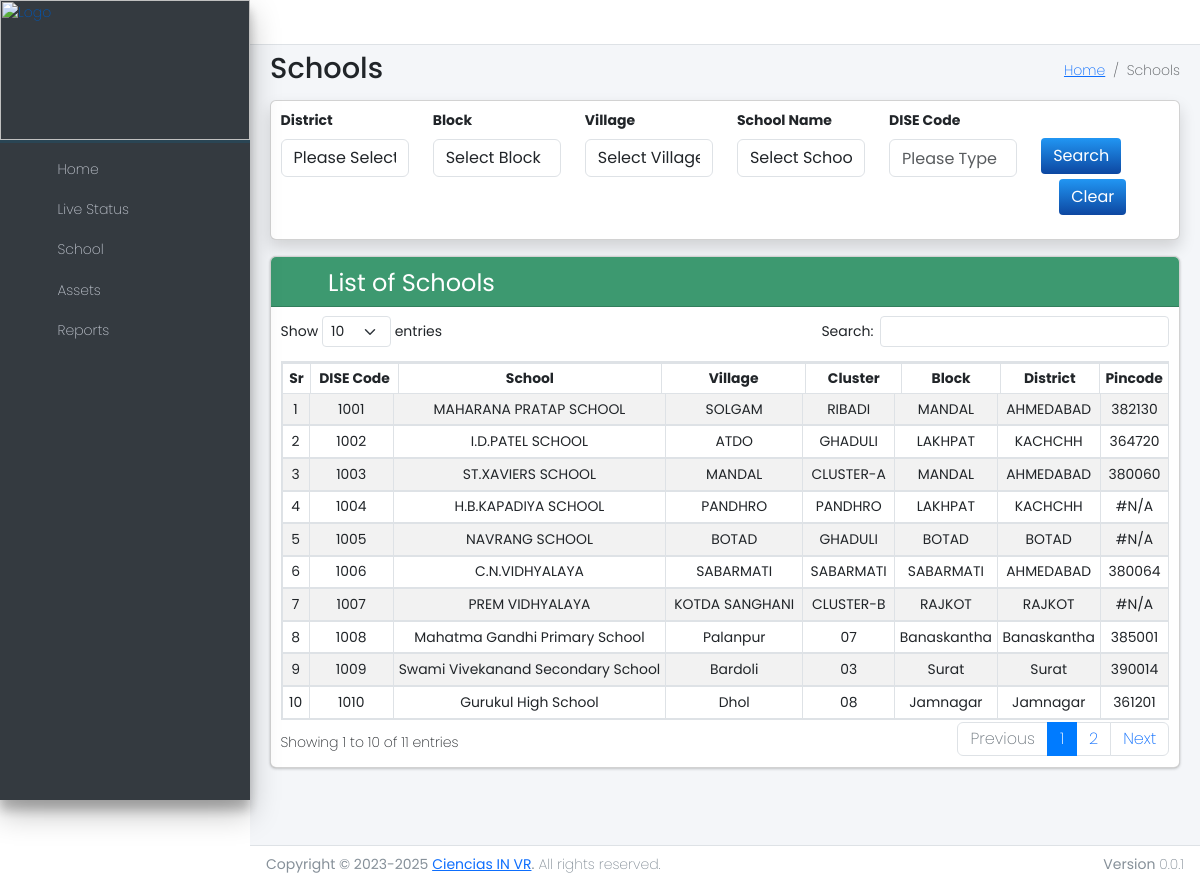
Screenshot of /school/ with the database file from the repository.
### monitor/models.py (models this page shows, shortened)
class School(models.Model):
    dise_code = models.CharField(max_length=20, primary_key=True)
    school_name = models.CharField(max_length=100)
    cluster = models.CharField(max_length=100)
    village = models.CharField(max_length=100)
    block = models.CharField(max_length=100)
    district = models.CharField(max_length=100)
    pincode = models.CharField(max_length=10)
    principleName = models.CharField(max_length=100)
    phone = models.CharField(max_length=15)

### monitor/views.py (the view, shortened to what this page needs)
# urls.py: path('school/', views.school, name='school'),
def school(request):
    selected_district = request.POST.get('district', '').strip()
    selected_block = request.POST.get('block', '').strip()
    selected_village = request.POST.get('village', '').strip()
    selected_school = request.POST.get('school', '').strip()
    dise_code = request.POST.get('dise', '').strip()
    page_number = int(request.POST.get('page', 0))
    queryset = School.objects.all()
    if selected_school:
        queryset = queryset.filter(school_name=selected_school)
    elif selected_village:
        queryset = queryset.filter(village=selected_village)
    elif selected_block:
        queryset = queryset.filter(block=selected_block)
    elif selected_district:
        queryset = queryset.filter(district=selected_district)
    elif dise_code:
        queryset = queryset.filter(dise_code=dise_code)
    total = queryset.count()
    paginator = Paginator(queryset, 100)
    page_obj = paginator.get_page(page_number + 1)
    districts = School.objects.values_list('district', flat=True).distinct().order_by('district')
    blocks = School.objects.filter(district=selected_district).values_list('block', flat=True).distinct().order_by('block') if selected_district else []
    villages = School.objects.filter(block=selected_block).values_list('village', flat=True).distinct().order_by('village') if selected_block else []
    schools = School.objects.filter(village=selected_village).values_list('school_name', flat=True).distinct().order_by('school_name') if selected_village else []
    return render(request, 'monitor/school.html', {
        'table_data': page_obj.object_list,  # ✅ Must pass this for the table
        'tot': total,
        'page': page_number,
        'startPage': page_number == 0,
        'endPage': page_number + 1 >= paginator.num_pages,
        'districts': districts,
        'blocks': blocks,
        'villages': villages,
        'schools': schools,
        'selected_district': selected_district,
        'selected_block': selected_block,
        'selected_village': selected_village,
        'selected_school': selected_school,
        'dise': dise_code,
    })

### templates/monitor/school.html (shortened to what this page needs)
{% include 'monitor/navbar.html' %}
{% load static %}
<!DOCTYPE html>
<html lang="en">
<head>
    <link rel="stylesheet" href="{%static 'plugins/fontawesome-free/css/all.min.css'%}" />
    <link rel="stylesheet" href="{%static 'dist/css/adminlte.min.css'%}" />
    <link rel="stylesheet" href="{%static 'plugins/select2/css/select2.min.css'%}">
    <link rel="stylesheet" href="{%static 'plugins/select2-bootstrap4-theme/select2-bootstrap4.min.css'%}">
    <link rel="stylesheet" type="text/css" href="https://cdnjs.cloudflare.com/ajax/libs/twitter-bootstrap/5.3.0/css/bootstrap.min.css">
    <link rel="stylesheet" type="text/css" href="https://cdn.datatables.net/1.13.7/css/dataTables.bootstrap5.min.css">
    <link rel="stylesheet" type="text/css"
        href="https://cdnjs.cloudflare.com/ajax/libs/twitter-bootstrap/5.3.0/css/bootstrap.min.css">
    <link rel="stylesheet" type="text/css" href="https://cdn.datatables.net/1.13.7/css/dataTables.bootstrap5.min.css">
</head>
<body class="hold-transition sidebar-mini layout-fixed">
    <div class="wrapper">
        <div class="content-wrapper" id="content-wrapper">
            <div class="content-header">
                <div class="container-fluid">
                    <div class="row mb-2">
                        <div class="col-sm-6">
                            <h1 class="m-0">Schools</h1>
                        </div>
                        <div class="col-sm-6" style="padding-top: 5px;">
                            <ol class="breadcrumb float-sm-right">
                                <li class="breadcrumb-item"><a href="{%url 'index'%}">Home</a></li>
                                <li class="breadcrumb-item active">Schools</li>
                            </ol>
                        </div>
                    </div>
                </div>
            </div>
            <section class="content">
                <div class="container-fluid">
                    <div class="card card-default  shadow">
                        <div class="card-body">
                            <form action="#" method="POST" id="myform">
                                <div class="row">
                                    <div class="col-md-2">
                                        <div class="form-group">
                                            <label>District</label>
                                            <select class="form-control select2bs4" style="width: 100%" id="district" name="district" onchange="document.getElementById('myform').submit();">
                                                <option value="">Please Select</option>
                                            </select>
                                        </div>
                                    </div>
                                    <div class="col-md-2">
                                        <div class="form-group">
                                            <label>Block</label>
                                            <select class="form-control select2bs4" style="width: 100%" name="block"
                                                onchange="document.getElementById('myform').submit();">
                                            <option value="">Select Block</option>
                                            </select>
                                        </div>
                                    </div>
                                    <div class="col-md-2">
                                        <div class="form-group">
                                            <label>Village</label>
                                            <select class="form-control select2bs4" style="width: 100%" name="village"
                                                onchange="document.getElementById('myform').submit();">
                                                <option value="">Select Village</option>
                                            </select>
                                        </div>
                                    </div>
                                    <div class="col-md-2">
                                        <div class="form-group">
                                            <label>School Name</label>
                                            <select class="form-control select2bs4" style="width: 100%" name="school"onchange="document.getElementById('myform').submit();">
                                                <option value="">Select School</option>
                                            </select>
                                        </div>
                                    </div>
                                    <div class="col-md-2">
                                        <div class="form-group">
                                            <label>DISE Code</label>
                                            <input type="text" name="dise" class="form-control" placeholder="Please Type" style="width: 100%"value="{{ dise }}">
                                        </div>
                                    </div>
                                    <div class="col-md-2 pt-1">
                                        <div class="form-group ">
                                            <input type="submit" style="margin-top: 5px;"
                                                class="btn bg rounded-1 btn-primary mt-4 btn-md w-40 float-left  "
                                                name="generate" value="Search">
                                        </div>
                                        <div class="form-group pt-1">
                                            <input type="submit" style="margin-top:5px; margin-left:18px"
                                                class="btn bg rounded-1 btn-primary btn-md w-40 float-left  "
                                                name="clear" value="Clear">
                                        </div>
                                    </div>
                                </div>
                            </form>
                        </div>
                    </div>
                    <div class="row">
                        <section class="col-lg-12">
                            <div class="card">
                                <div class="card-header bg-olive">
                                    <h3 class="card-title pt-1"><i class="fas fa-list mr-3"></i> List of Schools</h3>
                                </div>
                                <div class="card-body ">
                                    <div class="table-responsive  " style="height: auto; max-height: 480px;overflow-y: scroll;">
                                        <div class="tale-container">
                                        <table class="table table-head-fixed table-striped text-nowrap  table-bordered " id="myTable"  style="top: 0; width: 100%">
                                            <thead class="fixed-header">
                                                <tr>
                                                    <th class="text-center">Sr</th>
                                                    <th class="text-center">DISE Code</th>
                                                    <th class="text-center">School</th>
                                                    <th class="text-center">Village</th>
                                                    <th class="text-center">Cluster</th>
                                                    <th class="text-center">Block</th>
                                                    <th class="text-center">District</th>
                                                    <th class="text-center">Pincode</th>
                                                </tr>
                                            </thead>
                                            <tbody>
                                               {% for asset in table_data %}
                                                    <tr>
                                                        <td class="text-center">{{ forloop.counter }}</td>
                                                        <td class="text-center">{{ asset.dise_code }}</td>
                                                        <td class="text-center">{{ asset.school_name }}</td>
                                                        <td class="text-center">{{ asset.village }}</td>
                                                        <td class="text-center">{{ asset.cluster }}</td>
                                                        <td class="text-center">{{ asset.block }}</td>
                                                        <td class="text-center">{{ asset.district }}</td>
                                                        <td class="text-center">{{ asset.pincode }}</td>
                                                   </tr>
                                                {% endfor %}
                                            </tbody>
                                        </table>
                                        </div>
                                    </div>
                                </div>
                            </div>
                        </section>
                    </div>
                </div>
            </section>
        </div>
        <footer class="main-footer">
            <strong>Copyright &copy; 2023-2025
                <a href="https://cienciasvr.com/" target="_blank">Ciencias IN VR</a>.</strong>
            All rights reserved.
            <div class="float-right d-none d-sm-inline-block">
                <b>Version</b> 0.0.1
            </div>
        </footer>
    </div>
</body>
</html>

### templates/monitor/school.html (style rules this page uses)
.card-body { padding: 0.6rem; }
.card-header { padding: 0.5rem 1rem; }
.content-header { padding: 6px 0.5rem; }
.main-footer { padding: 0.5rem 1rem; }
table, td, th { font-size: 13.9px; }
body { font-family: 'Poppins', sans-serif; font-weight: 200; font-size: 14px; }
.card-title { float: left; font-size: 1.5rem; font-weight: 400; margin: 0; }
.bg { background: linear-gradient(to bottom, #2196F3, #0D47A1); border: none; }
.fixed-header { position: sticky; top: 0; z-index: 1000; }
.table td, .table th { padding: 0.3rem; vertical-align: center; border-top: 1px solid #dee2e6; }

### rows the page displays
School: dise_code "1001", school_name "MAHARANA PRATAP SCHOOL", village "SOLGAM", cluster "RIBADI", block "MANDAL", district "AHMEDABAD", pincode "382130"
School: dise_code "1002", school_name "I.D.PATEL SCHOOL", village "ATDO", cluster "GHADULI", block "LAKHPAT", district "KACHCHH", pincode "364720"
School: dise_code "1003", school_name "ST.XAVIERS SCHOOL", village "MANDAL", cluster "CLUSTER-A", block "MANDAL", district "AHMEDABAD", pincode "380060"
School: dise_code "1004", school_name "H.B.KAPADIYA SCHOOL", village "PANDHRO", cluster "PANDHRO", block "LAKHPAT", district "KACHCHH", pincode "#N/A"
School: dise_code "1005", school_name "NAVRANG SCHOOL", village "BOTAD", cluster "GHADULI", block "BOTAD", district "BOTAD", pincode "#N/A"
School: dise_code "1006", school_name "C.N.VIDHYALAYA", village "SABARMATI", cluster "SABARMATI", block "SABARMATI", district "AHMEDABAD", pincode "380064"
School: dise_code "1007", school_name "PREM VIDHYALAYA", village "KOTDA SANGHANI", cluster "CLUSTER-B", block "RAJKOT", district "RAJKOT", pincode "#N/A"
School: dise_code "1008", school_name "Mahatma Gandhi Primary School", village "Palanpur", cluster "07", block "Banaskantha", district "Banaskantha", pincode "385001"
School: dise_code "1009", school_name "Swami Vivekanand Secondary School", village "Bardoli", cluster "03", block "Surat", district "Surat", pincode "390014"
School: dise_code "1010", school_name "Gurukul High School", village "Dhol", cluster "08", block "Jamnagar", district "Jamnagar", pincode "361201"
